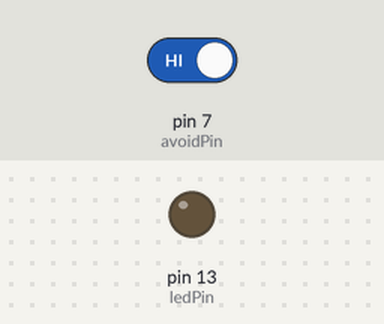
Bench run of a sketch on a simulated Arduino Uno, built with avr-gcc and run on an emulated ATmega328P. On the bench: output pins drawn as LEDs (lit = HIGH). The inputs (shaded band) are chosen by the test bench; at power-on: pin 7 (avoidPin) HIGH.

Above: at 1.2 s.
1.3 s: pin 7 (avoidPin) driven LOW
At 1.8 s:
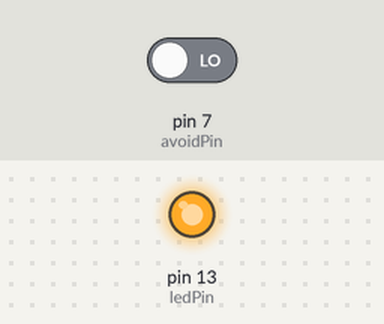
2.8 s: pin 7 (avoidPin) driven HIGH
At 4.2 s:
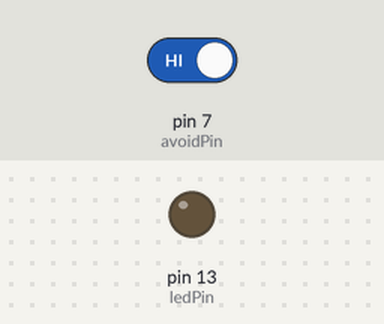
Timing chart, 0 to 5.8 s (numbered marks = the images above; inputs shaded):
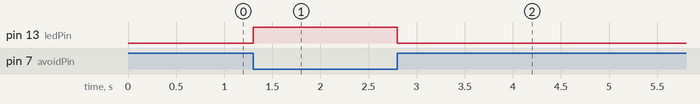

The sketch:

avoidance.ino
```cpp
/****************************************************
name:IR Obstacle Avoidance Sensor
function:place a piece of paper in front of the Obstacle Avoidance Sensor,
and the LED attached to pin 13 on the SunFounder Uno board will light up.
******************************************************/
//Email:support@sunfounder.com

const int ledPin = 13;  //pin13 built-in led
const int avoidPin = 7;  //the ir obstacle sensor attach to pin 7

void setup()
{
  pinMode(ledPin, OUTPUT);  //set the ledPin as OUTPUT
  pinMode(avoidPin, INPUT);  //set the avoidPin as INPUT
}

void loop()
{
  boolean avoidVal = digitalRead(avoidPin);  //read the value of pin7

  if(avoidVal == LOW) //if the value is LOW level
  {
    digitalWrite(ledPin, HIGH);  //turn on the led
  }
  else  //else
  {
    digitalWrite(ledPin, LOW);  //turn off the led
  }
}
```

Measured:
- after the input at 1.3 s, pin 13 (ledPin): LOW → HIGH at once
- after the input at 2.8 s, pin 13 (ledPin): HIGH → LOW at once
